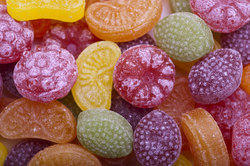
#> input picture test2/input.jpg, 250 x 166 px
$ python test1.py
#> lines starting #> are read from the running program, lines starting #| are printed output that depends on the picture
import cv2
import numpy as np
img = cv2.imread('input.jpg')
#> img is the input picture: shape (166, 250, 3); mean B, G, R 92.3, 100.1, 156.6
num_rows, num_cols = img.shape[:2] #height, width, channels = img.shape
#> num_rows = 166; num_cols = 250


rotation_matrix = cv2.getRotationMatrix2D((num_cols/2, num_rows/2), 30, 1)
img_rotation = cv2.warpAffine(img, rotation_matrix, (num_cols, num_rows))
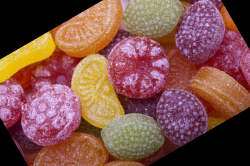
#> img_rotation: shape (166, 250, 3); mean B, G, R 75.1, 82.6, 129.1
cv2.imshow('Rotation', img_rotation)
cv2.waitKey()
